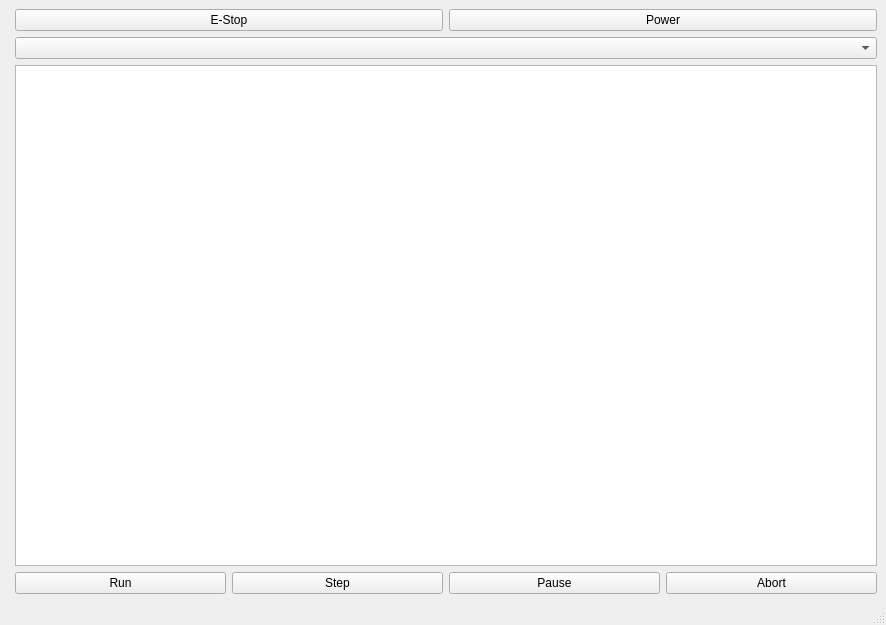
<?xml version="1.0" encoding="UTF-8"?>
<ui version="4.0">
 <class>MainWindow</class>
 <widget class="QMainWindow" name="MainWindow">
  <property name="geometry">
   <rect>
    <x>0</x>
    <y>0</y>
    <width>886</width>
    <height>625</height>
   </rect>
  </property>
  <property name="windowTitle">
   <string>MainWindow</string>
  </property>
  <widget class="QWidget" name="centralwidget">
   <layout class="QVBoxLayout" name="verticalLayout">
    <item>
     <layout class="QHBoxLayout" name="horizontalLayout" stretch="0,2">
      <item>
       <widget class="VTKBackPlot" name="vtkbackplot"/>
      </item>
      <item>
       <layout class="QVBoxLayout" name="verticalLayout_2">
        <item>
         <layout class="QHBoxLayout" name="horizontalLayout_2">
          <item>
           <widget class="ActionButton" name="actionbutton_2">
            <property name="text">
             <string>E-Stop</string>
            </property>
            <property name="checkable">
             <bool>true</bool>
            </property>
            <property name="actionName" stdset="0">
             <string>machine.estop.toggle</string>
            </property>
           </widget>
          </item>
          <item>
           <widget class="ActionButton" name="actionbutton">
            <property name="text">
             <string>Power</string>
            </property>
            <property name="checkable">
             <bool>true</bool>
            </property>
            <property name="actionName" stdset="0">
             <string>machine.power.toggle</string>
            </property>
           </widget>
          </item>
         </layout>
        </item>
        <item>
         <widget class="RecentFileComboBox" name="recentfilecombobox"/>
        </item>
        <item>
         <widget class="GcodeTextEdit" name="gcodetextedit"/>
        </item>
        <item>
         <layout class="QHBoxLayout" name="horizontalLayout_3">
          <item>
           <widget class="ActionButton" name="actionbutton_3">
            <property name="text">
             <string>Run</string>
            </property>
            <property name="actionName" stdset="0">
             <string>program.run</string>
            </property>
           </widget>
          </item>
          <item>
           <widget class="ActionButton" name="actionbutton_7">
            <property name="text">
             <string>Step</string>
            </property>
            <property name="actionName" stdset="0">
             <string>program.step</string>
            </property>
           </widget>
          </item>
          <item>
           <widget class="ActionButton" name="actionbutton_4">
            <property name="text">
             <string>Pause</string>
            </property>
            <property name="actionName" stdset="0">
             <string>program.pause</string>
            </property>
           </widget>
          </item>
          <item>
           <widget class="ActionButton" name="actionbutton_6">
            <property name="text">
             <string>Abort</string>
            </property>
            <property name="actionName" stdset="0">
             <string>program.abort</string>
            </property>
           </widget>
          </item>
         </layout>
        </item>
       </layout>
      </item>
     </layout>
    </item>
   </layout>
  </widget>
  <widget class="QStatusBar" name="statusbar"/>
  <action name="actionExit">
   <property name="text">
    <string>Exit</string>
   </property>
   <property name="shortcut">
    <string>Ctrl+Q</string>
   </property>
  </action>
  <action name="actionOPEN">
   <property name="text">
    <string>oPEN</string>
   </property>
  </action>
  <action name="actionOpen">
   <property name="text">
    <string>Open</string>
   </property>
   <property name="shortcut">
    <string>Ctrl+O</string>
   </property>
  </action>
  <action name="actionFullscreen">
   <property name="checkable">
    <bool>true</bool>
   </property>
   <property name="text">
    <string>Fullscreen</string>
   </property>
   <property name="shortcut">
    <string>F11</string>
   </property>
  </action>
 </widget>
 <customwidgets>
  <customwidget>
   <class>ActionButton</class>
   <extends>QPushButton</extends>
   <header>qtpyvcp.widgets.button_widgets.action_button</header>
  </customwidget>
  <customwidget>
   <class>VTKBackPlot</class>
   <extends>QWidget</extends>
   <header>qtpyvcp.widgets.display_widgets.vtk_backplot.vtk_backplot</header>
   <container>1</container>
  </customwidget>
  <customwidget>
   <class>GcodeTextEdit</class>
   <extends>QPlainTextEdit</extends>
   <header>qtpyvcp.widgets.input_widgets.gcode_text_edit</header>
  </customwidget>
  <customwidget>
   <class>RecentFileComboBox</class>
   <extends>QComboBox</extends>
   <header>qtpyvcp.widgets.input_widgets.recent_file_combobox</header>
  </customwidget>
 </customwidgets>
 <resources/>
 <connections/>
</ui>
